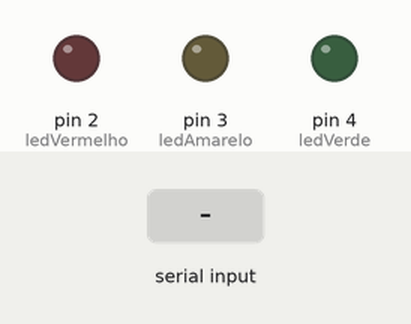
A sketch run on a simulated Arduino Uno, built with avr-gcc and run on an emulated ATmega328P. Parts: output pins drawn as LEDs (lit = HIGH). Inputs (shaded band) come from the test bench.

Above: at 1.2 s.
1.3 s: "a" received over Serial
At 2.1 s:
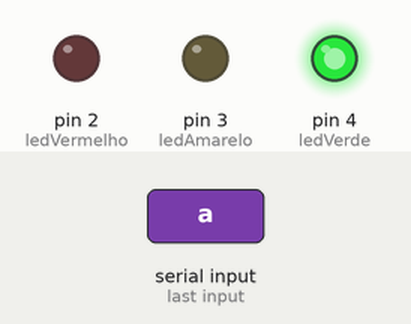
2.9 s: "c" received over Serial
At 3.4 s:
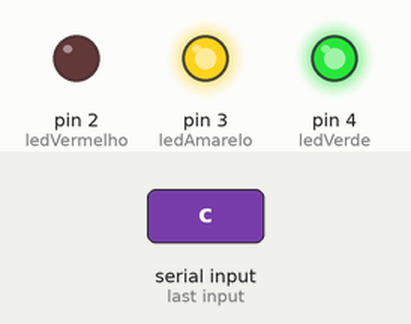
4.5 s: "b" received over Serial
At 5.8 s:
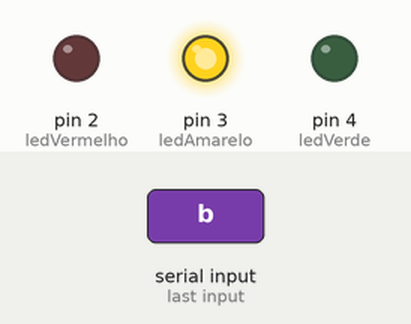
6.1 s: "e" received over Serial
At 6.9 s:
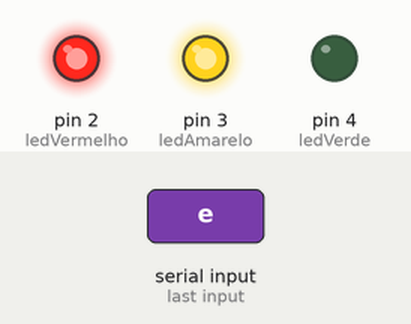
7.6 s: "d" received over Serial
At 8.1 s:
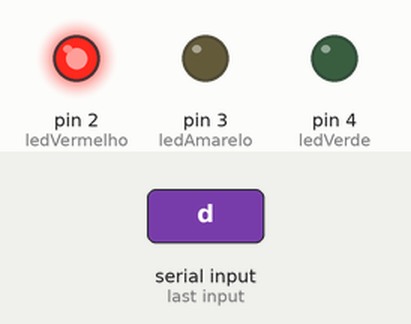
9.1 s: "f" received over Serial
At 10.4 s:
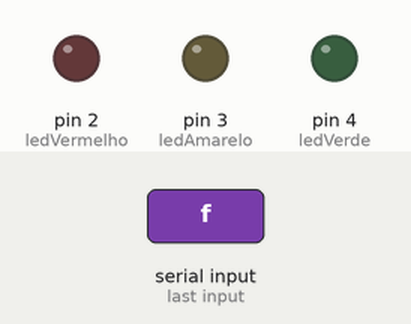
Timing chart, 0 to 11.6 s (numbered marks = the images above; inputs shaded):
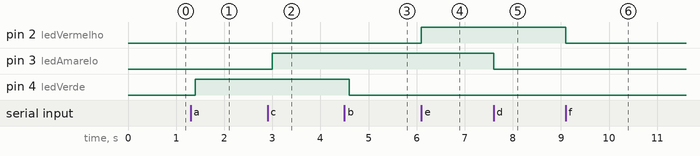

Measured:
- after the input at 1.3 s, pin 4 (ledVerde): LOW → HIGH after 0.10 s
- after the input at 2.9 s, pin 3 (ledAmarelo): LOW → HIGH after 0.10 s
- after the input at 4.5 s, pin 4 (ledVerde): HIGH → LOW after 0.10 s
- after the input at 6.1 s, pin 2 (ledVermelho): LOW → HIGH at once
- after the input at 7.6 s, pin 3 (ledAmarelo): HIGH → LOW at once
- after the input at 9.1 s, pin 2 (ledVermelho): HIGH → LOW at once

The sketch:

projeto_porta_serial_davy1.ino
```cpp
// C++ code
//Davy Pinheiro.

int ledVerde = 4;
int ledAmarelo = 3;
int ledVermelho = 2;

void setup() {
  //configuração das portas lógicas.
   pinMode(ledVerde, OUTPUT);
   pinMode(ledAmarelo, OUTPUT);
   pinMode(ledVermelho, OUTPUT);
   Serial.begin(9600);
}

void loop() {
  //recebe a leitura da porta lógica.
  char opcao = Serial.read();

  if(opcao == 'a'){
    digitalWrite(ledVerde, HIGH);
  }else if(opcao == 'b'){
    digitalWrite(ledVerde, LOW);
  } else if(opcao == 'c'){
    digitalWrite(ledAmarelo, HIGH);
  } else if(opcao == 'd'){
    digitalWrite(ledAmarelo, LOW);
  } else if(opcao == 'e'){
    digitalWrite(ledVermelho, HIGH);
  } else if(opcao == 'f'){
    digitalWrite(ledVermelho, LOW);
  }

  delay(100);
}
```
